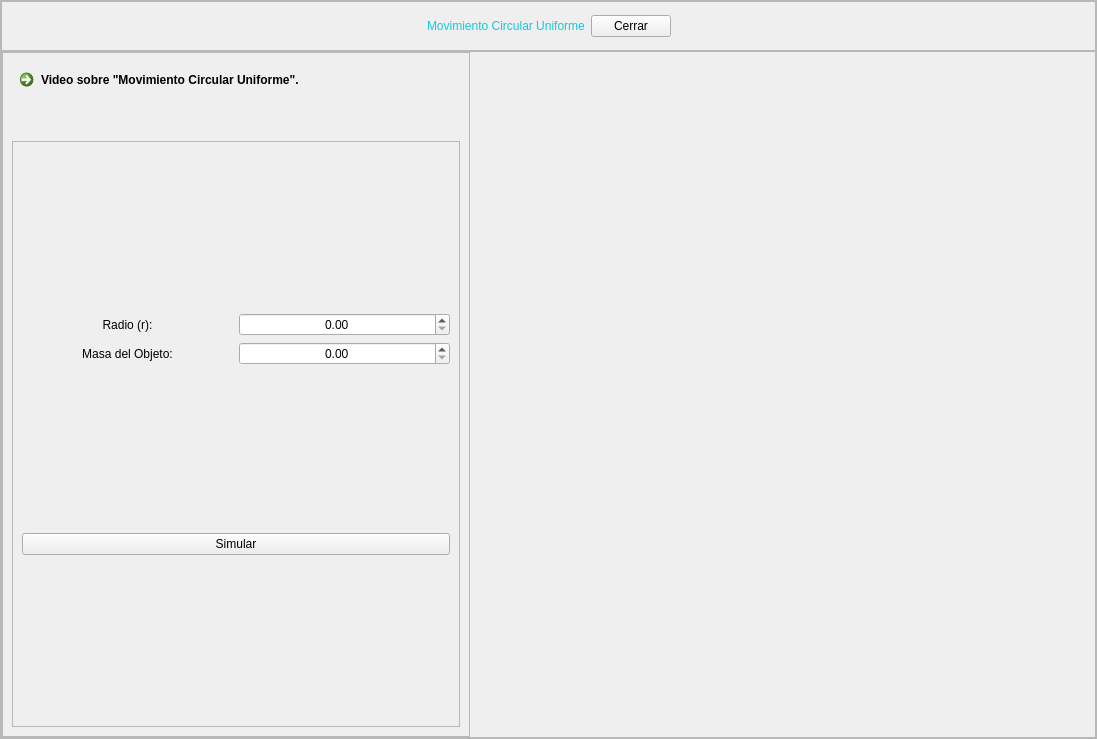
<?xml version="1.0" encoding="UTF-8"?>
<ui version="4.0">
 <class>MainWindow</class>
 <widget class="QMainWindow" name="MainWindow">
  <property name="geometry">
   <rect>
    <x>0</x>
    <y>0</y>
    <width>1097</width>
    <height>739</height>
   </rect>
  </property>
  <property name="windowTitle">
   <string>MainWindow</string>
  </property>
  <widget class="QWidget" name="centralwidget">
   <layout class="QVBoxLayout" name="verticalLayout">
    <property name="spacing">
     <number>0</number>
    </property>
    <property name="leftMargin">
     <number>0</number>
    </property>
    <property name="topMargin">
     <number>0</number>
    </property>
    <property name="rightMargin">
     <number>0</number>
    </property>
    <property name="bottomMargin">
     <number>0</number>
    </property>
    <item>
     <widget class="QFrame" name="frame">
      <property name="frameShape">
       <enum>QFrame::StyledPanel</enum>
      </property>
      <property name="frameShadow">
       <enum>QFrame::Raised</enum>
      </property>
      <layout class="QVBoxLayout" name="verticalLayout_2" stretch="1,8">
       <property name="spacing">
        <number>0</number>
       </property>
       <property name="leftMargin">
        <number>0</number>
       </property>
       <property name="topMargin">
        <number>0</number>
       </property>
       <property name="rightMargin">
        <number>0</number>
       </property>
       <property name="bottomMargin">
        <number>0</number>
       </property>
       <item>
        <widget class="QFrame" name="frame_2">
         <property name="maximumSize">
          <size>
           <width>16777215</width>
           <height>50</height>
          </size>
         </property>
         <property name="styleSheet">
          <string notr="true">QLabel{
font: 87 12pt &quot;Arial Black&quot;;
color: rgb(20, 200,220);
}

QPushButton{
	font: 10pt &quot;MS Shell Dlg 2&quot;;
}</string>
         </property>
         <property name="frameShape">
          <enum>QFrame::StyledPanel</enum>
         </property>
         <property name="frameShadow">
          <enum>QFrame::Raised</enum>
         </property>
         <layout class="QHBoxLayout" name="horizontalLayout">
          <item>
           <spacer name="horizontalSpacer">
            <property name="orientation">
             <enum>Qt::Horizontal</enum>
            </property>
            <property name="sizeHint" stdset="0">
             <size>
              <width>312</width>
              <height>20</height>
             </size>
            </property>
           </spacer>
          </item>
          <item>
           <widget class="QLabel" name="label">
            <property name="text">
             <string>Movimiento Circular Uniforme</string>
            </property>
           </widget>
          </item>
          <item>
           <widget class="QPushButton" name="button_cerrar">
            <property name="text">
             <string>Cerrar</string>
            </property>
           </widget>
          </item>
          <item>
           <spacer name="horizontalSpacer_2">
            <property name="orientation">
             <enum>Qt::Horizontal</enum>
            </property>
            <property name="sizeHint" stdset="0">
             <size>
              <width>312</width>
              <height>20</height>
             </size>
            </property>
           </spacer>
          </item>
         </layout>
        </widget>
       </item>
       <item>
        <widget class="QFrame" name="frame_3">
         <property name="frameShape">
          <enum>QFrame::StyledPanel</enum>
         </property>
         <property name="frameShadow">
          <enum>QFrame::Raised</enum>
         </property>
         <layout class="QHBoxLayout" name="horizontalLayout_2" stretch="6,8">
          <property name="spacing">
           <number>0</number>
          </property>
          <property name="leftMargin">
           <number>0</number>
          </property>
          <property name="topMargin">
           <number>0</number>
          </property>
          <property name="rightMargin">
           <number>0</number>
          </property>
          <property name="bottomMargin">
           <number>0</number>
          </property>
          <item>
           <widget class="QFrame" name="frame_4">
            <property name="frameShape">
             <enum>QFrame::StyledPanel</enum>
            </property>
            <property name="frameShadow">
             <enum>QFrame::Raised</enum>
            </property>
            <layout class="QVBoxLayout" name="verticalLayout_3" stretch="1,8">
             <item>
              <widget class="QCommandLinkButton" name="link_video">
               <property name="text">
                <string>Video sobre &quot;Movimiento Circular Uniforme&quot;.</string>
               </property>
              </widget>
             </item>
             <item>
              <widget class="QFrame" name="frame_5">
               <property name="styleSheet">
                <string notr="true">font: 10pt &quot;MS Shell Dlg 2&quot;;</string>
               </property>
               <property name="frameShape">
                <enum>QFrame::StyledPanel</enum>
               </property>
               <property name="frameShadow">
                <enum>QFrame::Raised</enum>
               </property>
               <layout class="QVBoxLayout" name="verticalLayout_4" stretch="1,1">
                <item>
                 <layout class="QGridLayout" name="gridLayout">
                  <item row="0" column="0">
                   <widget class="QLabel" name="label_2">
                    <property name="text">
                     <string>Radio (r):</string>
                    </property>
                    <property name="alignment">
                     <set>Qt::AlignCenter</set>
                    </property>
                   </widget>
                  </item>
                  <item row="1" column="0">
                   <widget class="QLabel" name="label_3">
                    <property name="text">
                     <string>Masa del Objeto:</string>
                    </property>
                    <property name="alignment">
                     <set>Qt::AlignCenter</set>
                    </property>
                   </widget>
                  </item>
                  <item row="0" column="1">
                   <widget class="QDoubleSpinBox" name="sBox_r">
                    <property name="alignment">
                     <set>Qt::AlignCenter</set>
                    </property>
                    <property name="maximum">
                     <double>100000.000000000000000</double>
                    </property>
                   </widget>
                  </item>
                  <item row="1" column="1">
                   <widget class="QDoubleSpinBox" name="sBox_mass">
                    <property name="alignment">
                     <set>Qt::AlignCenter</set>
                    </property>
                    <property name="maximum">
                     <double>100000.000000000000000</double>
                    </property>
                   </widget>
                  </item>
                 </layout>
                </item>
                <item>
                 <widget class="QPushButton" name="button_simular">
                  <property name="text">
                   <string>Simular</string>
                  </property>
                 </widget>
                </item>
               </layout>
              </widget>
             </item>
            </layout>
           </widget>
          </item>
          <item>
           <layout class="QVBoxLayout" name="graf_circular"/>
          </item>
         </layout>
        </widget>
       </item>
      </layout>
     </widget>
    </item>
   </layout>
  </widget>
 </widget>
 <resources/>
 <connections/>
</ui>
